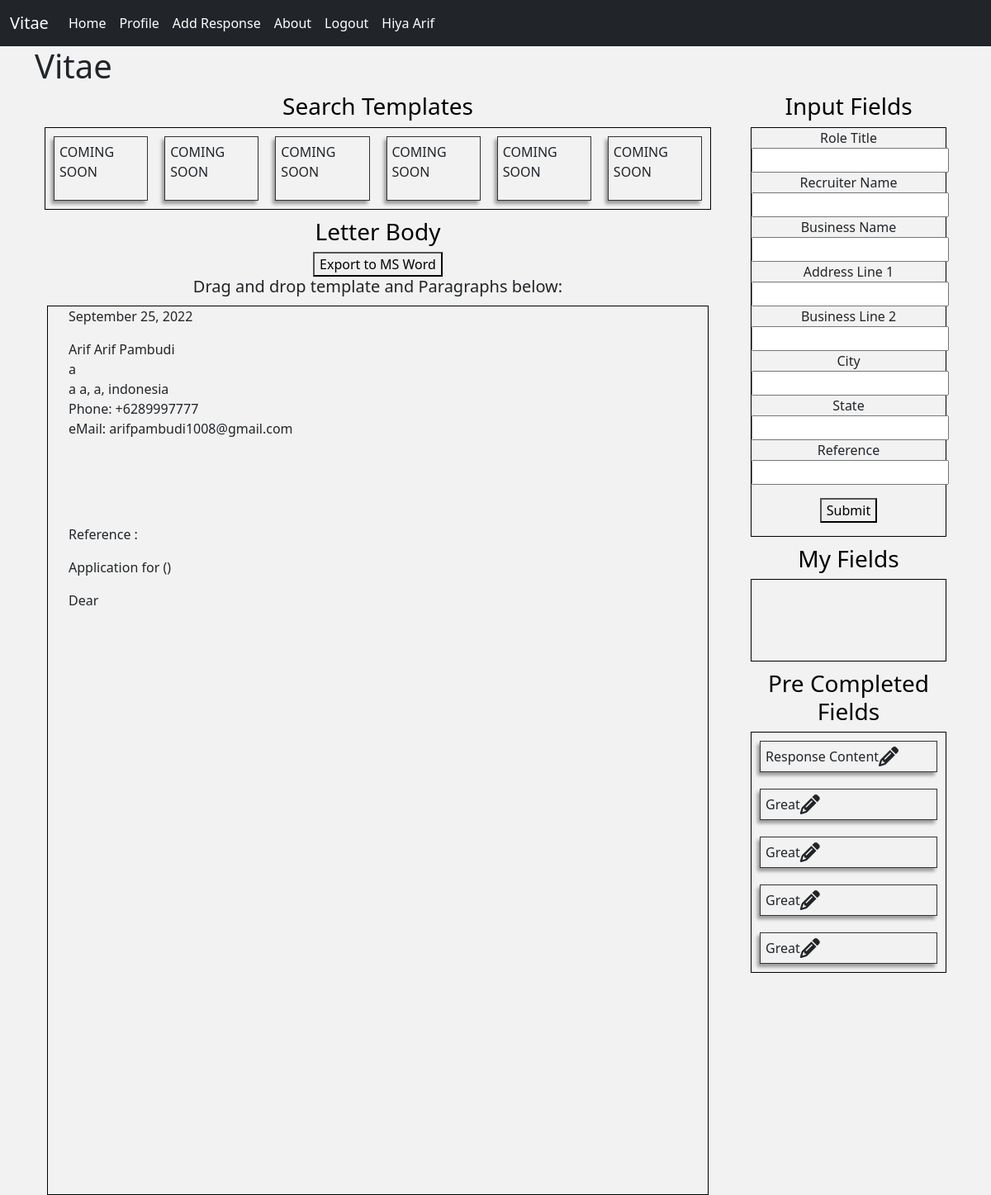
The app's page / (signed in), older data.
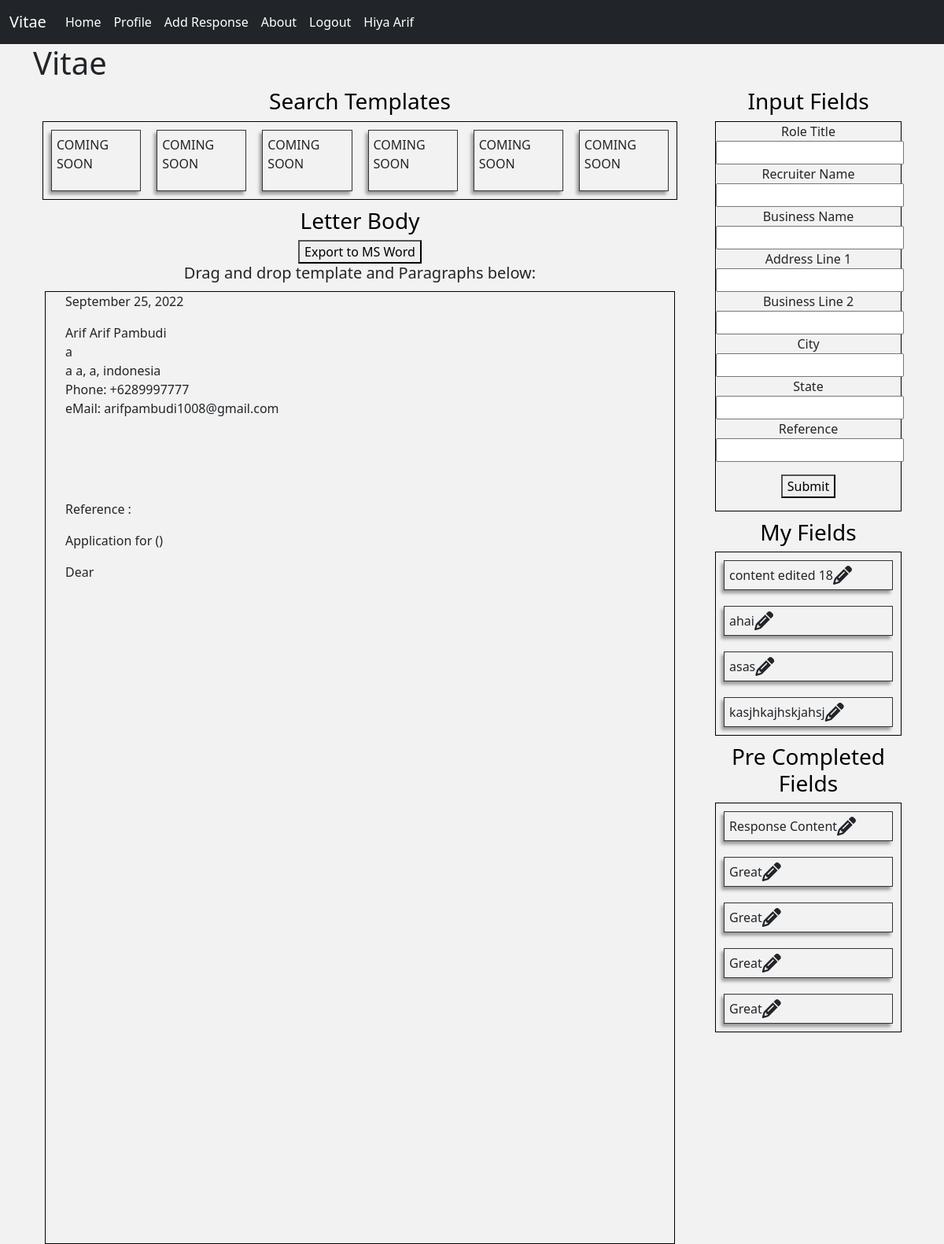
The same page, newer data.
### authenticate/models.py (models this page shows, shortened)
class Response(models.Model):
    user = models.ForeignKey(User, on_delete=models.CASCADE)
    title = models.CharField(max_length=256)
    content = models.TextField()
    category = models.CharField(max_length=100, choices=categories, default="Other")
    tags = models.CharField(max_length=100, blank=True, null=True)
    class Meta:
        verbose_name = 'Response'
        verbose_name_plural = 'Responses'

### authenticate/views.py (the view)
# urls.py: path('', views.home, name='home'),
def home(request):
    myfields = None
    precompletefields = None
    if request.user.is_authenticated:
        users = User.objects.filter(is_superuser=False).exclude(id=request.user.id)
        myfields = Response.objects.filter(user=request.user)
        precompletefields = Response.objects.filter(user__in=users).order_by('-id')[:5]
        myfields = Response.objects.filter(user=request.user)
    return render(request, 'authenticate/home.html', context = {
        'myfields': myfields,
        'precompletefields': precompletefields
        })

### authenticate/templates/authenticate/home.html (shortened to what the changed rows need)
{% extends 'authenticate/base.html' %}
{% load static %}
{% block css %}
<link rel="stylesheet" type="text/css" href="{% static 'authenticate/style.css' %}">
{% endblock css %}
{% block content %}
<h1 class="ml-5 pl-5">Vitae</h1>
<div class="row">
    <div class="col-sm-3">
        <div class="container-fluid">
            <h3 class="text-center">My Fields</h2>
                <div class="row">
                    <div class="col">
                        <div class="draggable-item-container" style="display: flex; flex-direction: column"
                            ondrop="drop(event)" ondragover="allowDrop(event)">
                            {% for item in myfields %}
                            <p id="p5" class="draggable" draggable="true" ondragstart="drag(event)">
                                {{ item.content }}
                                <i class="fa-solid fa-pencil" onclick="editResponse('{{ item.id }}')"></i>
                            </p>
                            {% endfor %}
                        </div>
                    </div>
                </div>
        </div>
        <div class="container-fluid">
            <h3 class="text-center">Pre Completed Fields</h2>
                <div class="row">
                    <div class="col">
                        <div class="draggable-item-container" style="display: flex; flex-direction: column"
                            ondrop="drop(event)" ondragover="allowDrop(event)">
                            {% for item in precompletefields %}
                            <p id="p5" class="draggable" draggable="true" ondragstart="drag(event)">
                                {{ item.content }}
                                <i class="fa-solid fa-pencil" onclick="editResponse('{{ item.id }}')"></i>
                            </p>
                            {% endfor %}
                        </div>
                    </div>
                </div>
        </div>
    </div>
</div>
{% endblock content %}

Row changes from the older to the newer data that the page shows:
added Response: content "content edited 18", shown under "My Fields"
added Response: content "ahai", shown under "My Fields"
added Response: content "asas", shown under "My Fields"
added Response: content "kasjhkajhskjahsj", shown under "My Fields"
